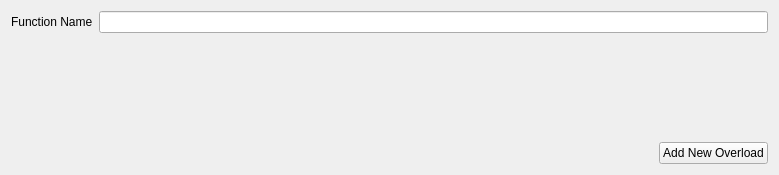
          <widget class="QWidget" name="scrollAreaWidgetContents">
           <property name="geometry">
            <rect>
             <x>0</x>
             <y>0</y>
             <width>779</width>
             <height>175</height>
            </rect>
           </property>
           <layout class="QVBoxLayout" name="verticalLayout_3">
            <item>
             <layout class="QHBoxLayout" name="horizontalLayout_5">
              <item>
               <widget class="QLabel" name="label_3">
                <property name="text">
                 <string>Function Name</string>
                </property>
               </widget>
              </item>
              <item>
               <widget class="QLineEdit" name="functionName"/>
              </item>
             </layout>
            </item>
            <item>
             <widget class="QWidget" name="customFunctionDefinitionWidget" native="true">
              <layout class="QVBoxLayout" name="verticalLayout_4">
               <property name="leftMargin">
                <number>0</number>
               </property>
               <property name="topMargin">
                <number>0</number>
               </property>
               <property name="rightMargin">
                <number>0</number>
               </property>
               <property name="bottomMargin">
                <number>0</number>
               </property>
              </layout>
             </widget>
            </item>
            <item>
             <spacer name="verticalSpacer">
              <property name="orientation">
               <enum>Qt::Vertical</enum>
              </property>
              <property name="sizeHint" stdset="0">
               <size>
                <width>20</width>
                <height>0</height>
               </size>
              </property>
             </spacer>
            </item>
            <item>
             <layout class="QHBoxLayout" name="horizontalLayout_6">
              <item>
               <spacer name="horizontalSpacer">
                <property name="orientation">
                 <enum>Qt::Horizontal</enum>
                </property>
                <property name="sizeHint" stdset="0">
                 <size>
                  <width>40</width>
                  <height>20</height>
                 </size>
                </property>
               </spacer>
              </item>
              <item>
               <widget class="QPushButton" name="newOverloadButton">
                <property name="text">
                 <string>Add New Overload</string>
                </property>
                <property name="icon">
                 <iconset theme="list-add"/>
                </property>
               </widget>
              </item>
             </layout>
            </item>
           </layout>
          </widget>
